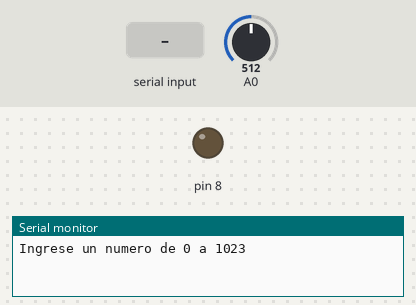
Bench run of a sketch on a simulated Arduino Uno, built with avr-gcc and run on an emulated ATmega328P. On the bench: output pins drawn as LEDs (lit = HIGH), the last lines printed to the serial monitor. The test bench sets the inputs (shaded band); at power-on: A0 = 512.

Above: at 1.2 s.
1.3 s: "90,45\n" received over Serial
At 4.0 s:
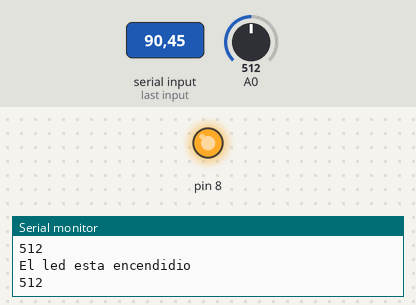
4.3 s: A0 set to 101
6.0 s: A0 set to 85
At 7.3 s:
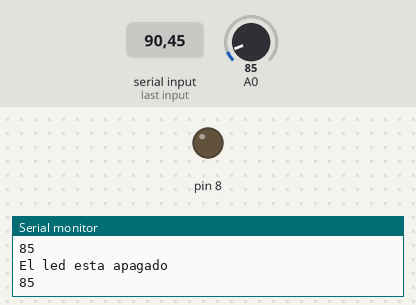
8.8 s: A0 set to 122
At 10.4 s:
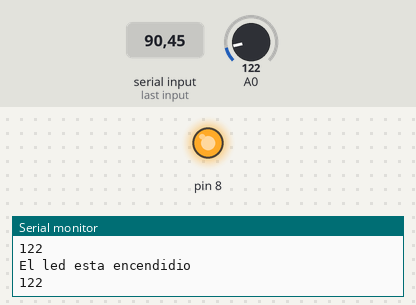
10.8 s: A0 set to 0
At 12.0 s:
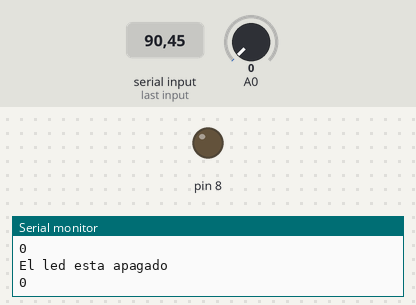
Timing chart, 0 to 13.8 s (numbered marks = the images above; inputs shaded):
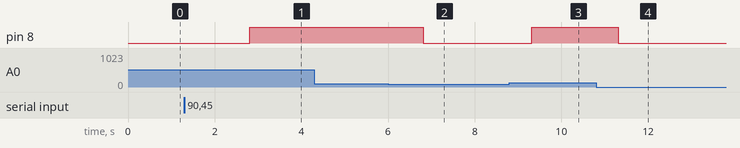

The sketch:

JoseLuisMugmal_ConversorAnalogo.ino
```cpp
/*      Universidad Tecnica del Norte
 *       FICA - CIERCOM
 *       Jose Luis Mugmal
 *
 *       Realizar un programa que por comunicación serial se ingrese el límite de lectura
 *       del conversor análogo digital (0-1024) si el valor del conversor supera dicho valor,
 *       se enciende un led.
*/

int limite;
int a=0;
String CX;
int valor;

void setup() {
 Serial.begin(9600);
 pinMode(8,OUTPUT);
 Serial.println("Ingrese un numero de 0 a 1023");
}

void loop() {

  if(Serial.available()>0 ){
CX=Serial.readString();
limite=CX.toInt();

  if(limite<1024 && limite>-1){
    a=1;
    }
    else{
      Serial.println("Numero Incorrecto");
      Serial.println("Ingrese un numero de 0 a 1023");
    }
  }

if(a==1){

  valor=analogRead(0);
  Serial.println(valor);
  delay(500);
  if(valor>limite){
    digitalWrite(8,HIGH);
    Serial.println("El led esta encendidio");
    }
    else{
    digitalWrite(8,LOW);
    Serial.println("El led esta apagado");
      }

  }

}
```

Measured:
- the behaviour switches between 91 and 90 on A0 (found by bisection; images 1 and 2)
- after the input at 1.3 s, pin 8: LOW → HIGH after 1.5 s
- after the input at 6.0 s, pin 8: HIGH → LOW after 0.81 s
- after the input at 8.8 s, pin 8: LOW → HIGH after 0.51 s
- after the input at 10.8 s, pin 8: HIGH → LOW after 0.51 s
